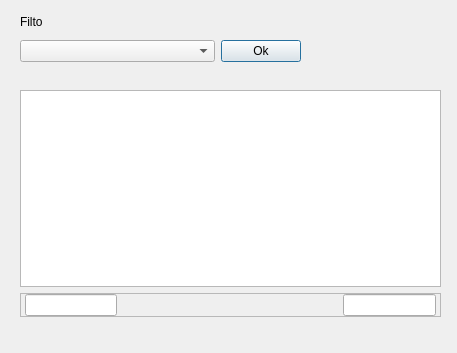
<?xml version="1.0" encoding="UTF-8"?>
<ui version="4.0">
 <class>Estoque</class>
 <widget class="QDialog" name="Estoque">
  <property name="geometry">
   <rect>
    <x>0</x>
    <y>0</y>
    <width>457</width>
    <height>353</height>
   </rect>
  </property>
  <property name="windowTitle">
   <string>Dialog</string>
  </property>
  <widget class="QWidget" name="">
   <property name="geometry">
    <rect>
     <x>20</x>
     <y>10</y>
     <width>281</width>
     <height>52</height>
    </rect>
   </property>
   <layout class="QVBoxLayout" name="verticalLayout">
    <item>
     <widget class="QLabel" name="label_Filtro">
      <property name="text">
       <string>Filto</string>
      </property>
     </widget>
    </item>
    <item>
     <layout class="QHBoxLayout" name="horizontalLayout" stretch="2,0">
      <item>
       <widget class="QComboBox" name="comboBox_Filtro"/>
      </item>
      <item>
       <widget class="QPushButton" name="pBOk">
        <property name="text">
         <string>Ok</string>
        </property>
       </widget>
      </item>
     </layout>
    </item>
   </layout>
  </widget>
  <widget class="QWidget" name="">
   <property name="geometry">
    <rect>
     <x>20</x>
     <y>90</y>
     <width>421</width>
     <height>227</height>
    </rect>
   </property>
   <layout class="QVBoxLayout" name="verticalLayout_2">
    <item>
     <widget class="QTableView" name="tableView_Filtro"/>
    </item>
    <item>
     <widget class="QFrame" name="frame">
      <property name="frameShape">
       <enum>QFrame::StyledPanel</enum>
      </property>
      <property name="frameShadow">
       <enum>QFrame::Raised</enum>
      </property>
      <layout class="QHBoxLayout" name="horizontalLayout_2">
       <property name="spacing">
        <number>26</number>
       </property>
       <property name="leftMargin">
        <number>4</number>
       </property>
       <property name="topMargin">
        <number>0</number>
       </property>
       <property name="rightMargin">
        <number>4</number>
       </property>
       <property name="bottomMargin">
        <number>0</number>
       </property>
       <item>
        <widget class="QLineEdit" name="lineEdit"/>
       </item>
       <item>
        <spacer name="horizontalSpacer">
         <property name="orientation">
          <enum>Qt::Horizontal</enum>
         </property>
         <property name="sizeType">
          <enum>QSizePolicy::Fixed</enum>
         </property>
         <property name="sizeHint" stdset="0">
          <size>
           <width>200</width>
           <height>20</height>
          </size>
         </property>
        </spacer>
       </item>
       <item>
        <widget class="QLineEdit" name="lineEdit_2"/>
       </item>
      </layout>
     </widget>
    </item>
   </layout>
  </widget>
 </widget>
 <resources/>
 <connections/>
</ui>
